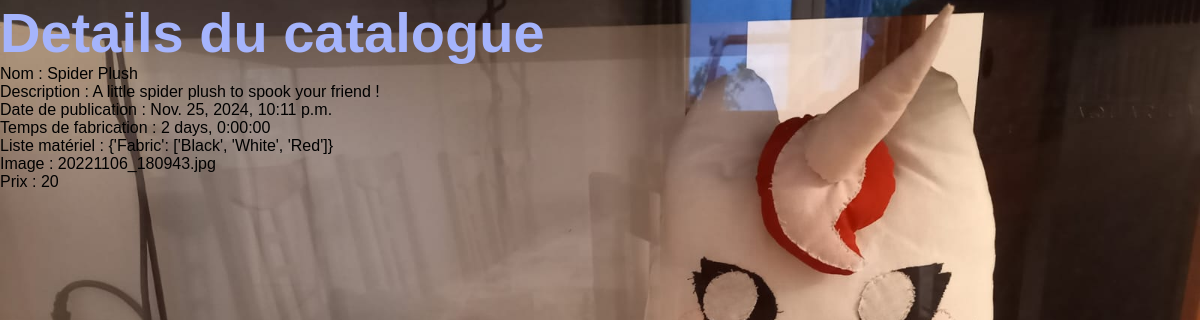
/1/, run on the app's committed database.
### catalog/models.py (models this page shows, shortened)
class Item(models.Model):
    name_text = models.CharField(max_length=50)
    description_text = models.CharField(max_length=300)
    pub_date = models.DateTimeField("date published")
    work_duration = models.DurationField("Work time needed")
    material_list = models.JSONField(default=dict({'Cloth' : 'A lot'}))
    picture_img = models.ImageField()
    price = models.IntegerField(default=20)

### catalog/views.py (the view)
# urls.py: path("<int:item_id>/", views.detail, name="detail"),
def detail(request, item_id):
    context = Item.objects.get(id=item_id)
    return render (request, "item_detail.html", {"item_object" : context})

### catalog/templates/item_detail.html
{% extends 'catalog_base.html' %}
{% block content %}
 <h1>Details du catalogue</h1>
<tr>
    <td> Nom : {{ item_object.name_text }} </td> <br>
    <td> Description : {{ item_object.description_text }} </td> <br>
    <td> Date de publication : {{ item_object.pub_date }} </td> <br>
    <td> Temps de fabrication : {{ item_object.work_duration }} </td> <br>
    <td> Liste matériel : {{ item_object.material_list }} </td> <br>
    <td> Image : {{ item_object.picture_img }} </td> <br>
    <td> Prix : {{ item_object.price }} </td> <br>
</tr>
{% endblock %}

### catalog/static/catalog/style.css (style rules this page uses)
* { margin: 0; }
h1 { color:#A5B4FC; font-family: "Montserrat", sans-serif; font-size: 3.5em; }
body { background-color: #1F2039; background-image: url("image/IMG-20230730-WA0000.jpg"); background-attachment: fixed; background-size: cover; background-position: center; opacity: 1; font-family: "Manrope", sans-serif; }

### data on the page
Item: name_text "Spider Plush", description_text "A little spider plush to spook your friend !", pub_date "Nov. 25, 2024, 10:11 p.m.", work_duration "2 days, 0:00:00", material_list "{'Fabric': ['Black', 'White', 'Red']}", picture_img "20221106_180943.jpg", price "20"
